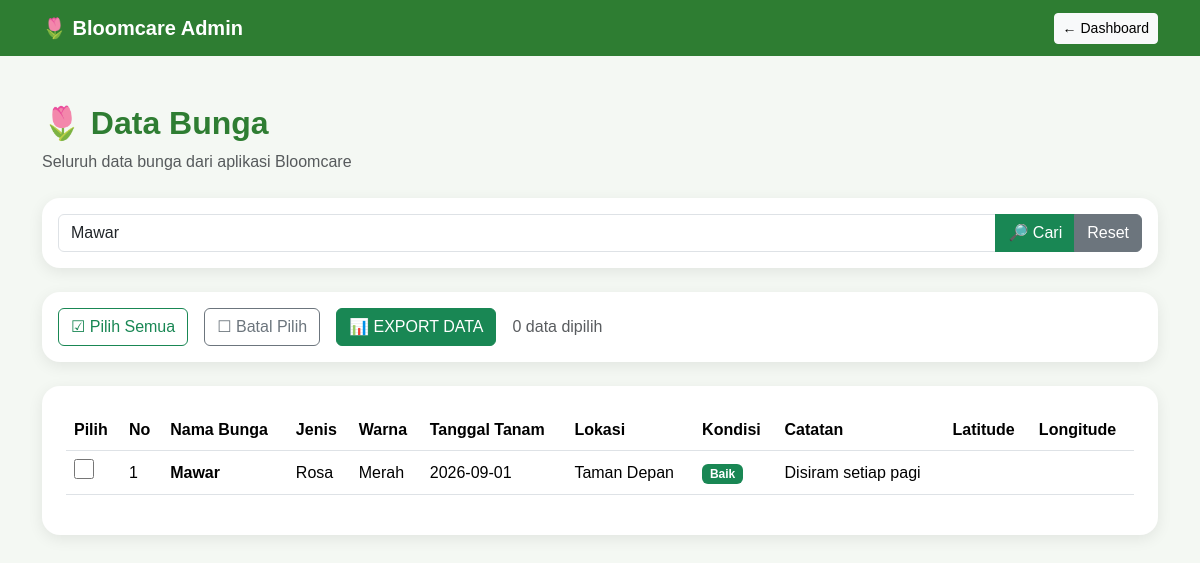
Page /bloomcare_admin/bunga.php?cari=Mawar on the committed database.
### tables this page shows
CREATE TABLE `bunga` (
  `id` int NOT NULL,
  `nama_bunga` varchar(100) NOT NULL,
  `jenis_bunga` varchar(100) NOT NULL,
  `warna` varchar(50) NOT NULL,
  `tanggal_tanam` date DEFAULT NULL,
  `lokasi` varchar(150) DEFAULT NULL,
  `kondisi` varchar(50) NOT NULL,
  `foto` varchar(255) DEFAULT NULL,
  `catatan` text,
  `created_at` timestamp NULL DEFAULT CURRENT_TIMESTAMP,
  `latitude` varchar(50) DEFAULT NULL,
  `longitude` varchar(50) DEFAULT NULL
);

### bloomcare_admin/bunga.php (the view, shortened to what this page needs)
<?php
include "koneksi.php";
$cari = $_GET['cari'] ?? '';
$cari = trim($cari);
if ($cari !== '') {
    $keyword = "%" . $cari . "%";
    $stmt = $conn->prepare("
        SELECT *
        FROM bunga
        WHERE
            nama_bunga LIKE ?
            OR jenis_bunga LIKE ?
            OR warna LIKE ?
            OR lokasi LIKE ?
            OR kondisi LIKE ?
            OR catatan LIKE ?
        ORDER BY id DESC
    ");
    $stmt->bind_param(
        "ssssss",
        $keyword,
        $keyword,
        $keyword,
        $keyword,
        $keyword,
        $keyword
    );
    $stmt->execute();
    $result = $stmt->get_result();
} else {
    $sql = "SELECT * FROM bunga ORDER BY id DESC";
    $result = $conn->query($sql);
}
?>
<!DOCTYPE html>
<html lang="id">
<head>
    <link
        href="https://cdn.jsdelivr.net/npm/bootstrap@5.3.3/dist/css/bootstrap.min.css"
        rel="stylesheet"
    >
</head>
<body>
<nav class="navbar navbar-expand-lg">
    <div class="container">
        <a
            class="navbar-brand"
            href="index.php"
        >
            🌷 Bloomcare Admin
        </a>
        <a
            href="index.php"
            class="btn btn-light btn-sm"
        >
            ← Dashboard
        </a>
    </div>
</nav>
<div class="container py-5">
    <div class="mb-4">
        <h2 class="page-title">
            🌷 Data Bunga
        </h2>
        <p class="text-muted">
            Seluruh data bunga dari aplikasi Bloomcare
        </p>
    </div>
    <div class="card p-3 mb-4">
        <form method="GET">
            <div class="input-group">
                <input
                    type="text"
                    name="cari"
                    class="form-control"
                    placeholder="🔎 Cari nama bunga, jenis, warna, lokasi, kondisi, atau catatan..."
                    value="<?= htmlspecialchars($cari) ?>"
                >
                <button
                    type="submit"
                    class="btn btn-success"
                >
                    🔎 Cari
                </button>
                <a
                    href="bunga.php"
                    class="btn btn-secondary"
                >
                    Reset
                </a>
            </div>
        </form>
    </div>
    <div class="card p-3 mb-4">
        <form
            method="GET"
            action="export_excel.php"
            id="formExport"
        >
            <div class="d-flex align-items-center gap-3 flex-wrap">
                <button
                    type="button"
                    class="btn btn-outline-success"
                    onclick="pilihSemua()"
                >
                    ☑ Pilih Semua
                </button>
                <button
                    type="button"
                    class="btn btn-outline-secondary"
                    onclick="batalPilih()"
                >
                    ☐ Batal Pilih
                </button>
                <button
                    type="button"
                    class="btn btn-success"
                    onclick="pilihFormatExport()">
                    📊 EXPORT DATA
               </button>
                <span
                    id="jumlahDipilih"
                    class="text-muted"
                >
                    0 data dipilih
                </span>
            </div>
        </form>
    </div>
    <div class="card p-4">
        <div class="table-responsive">
            <table class="table table-hover">
                <thead>
                    <tr>
                        <th>
                            Pilih
                        </th>
                        <th>
                            No
                        </th>
                        <th>
                            Nama Bunga
                        </th>
                        <th>
                            Jenis
                        </th>
                        <th>
                            Warna
                        </th>
                        <th>
                            Tanggal Tanam
                        </th>
                        <th>
                            Lokasi
                        </th>
                        <th>
                            Kondisi
                        </th>
                        <th>
                            Catatan
                        </th>
                        <th>
                            Latitude
                        </th>
                        <th>
                            Longitude
                        </th>
                    </tr>
                </thead>
                <tbody>
                    <?php
                    $no = 1;
                    if ($result && $result->num_rows > 0):
                        while ($row = $result->fetch_assoc()):
                    ?>
                    <tr>
                        <td>
                            <input
                                type="checkbox"
                                class="checkbox-pilih"
                                name="ids[]"
                                value="<?= $row['id'] ?>"
                                form="formExport"
                                onchange="hitungPilihan()"
                            >
                        </td>
                        <td>
                            <?= $no++ ?>
                        </td>
                        <td>
                            <strong>
                                <?= htmlspecialchars(
                                    $row['nama_bunga'] ?? ''
                                ) ?>
                            </strong>
                        </td>
                        <td>
                            <?= htmlspecialchars(
                                $row['jenis_bunga'] ?? ''
                            ) ?>
                        </td>
                        <td>
                            <?= htmlspecialchars(
                                $row['warna'] ?? ''
                            ) ?>
                        </td>
                        <td>
                            <?= htmlspecialchars(
                                $row['tanggal_tanam'] ?? ''
                            ) ?>
                        </td>
                        <td>
                            <?= htmlspecialchars(
                                $row['lokasi'] ?? ''
                            ) ?>
                        </td>
                        <td>
                            <?php if (($row['kondisi'] ?? '') === 'Baik'): ?>
                                <span class="badge badge-baik">
                                    Baik
                                </span>
                            <?php else: ?>
                                <span class="text-muted">
                                    -
                                </span>
                            <?php endif; ?>
                        </td>
                        <td>
                            <?= htmlspecialchars(
                                $row['catatan'] ?? ''
                            ) ?>
                        </td>
                        <td>
                        </td>
                        <td>
                        </td>
                    </tr>
                    <?php
                        endwhile;
                    endif; ?>
                </tbody>
            </table>
        </div>
    </div>
</div>
</body>
</html>

### bloomcare_admin/bunga.php (style rules this page uses)
body { background: #f4f8f3; font-family: Arial, sans-serif; }
.navbar { background: #2e7d32; }
.navbar-brand { font-weight: bold; color: white !important; }
.page-title { color: #2e7d32; font-weight: bold; }
.card { border: none; border-radius: 18px; box-shadow: 0 4px 15px rgba(0, 0, 0, 0.08); }
.table { vertical-align: middle; }
.table thead { background: #2e7d32; color: white; }
.badge-baik { background: #198754; }
.checkbox-pilih { width: 20px; height: 20px; cursor: pointer; }

### rows in the picture
bunga: nama_bunga "Mawar", jenis_bunga "Rosa", warna "Merah", tanggal_tanam "2026-09-01", lokasi "Taman Depan", kondisi "Baik", catatan "Disiram setiap pagi"
